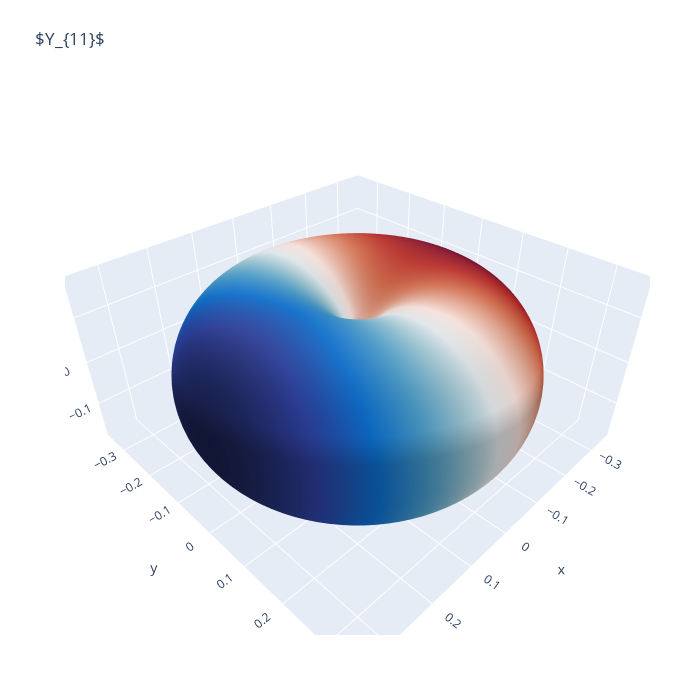

Notebook code cell kept with this figure:
### Code cell
m=1
l=1

thetas = np.linspace(0, np.pi, 100)
phis = np.linspace(0, 2*np.pi, 100)

Thetas, Phis = np.meshgrid(thetas, phis)

ylm = sph_harm(m, l, Phi, Theta)

fcolors = ylm.real
fmax, fmin = fcolors.max(), fcolors.min()
fcolors = (fcolors - fmin)/(fmax - fmin)

R = abs(ylm)
X = R * np.sin(Theta) * np.cos(Phi)
Y = R * np.sin(Theta) * np.sin(Phi)
Z = R * np.cos(Theta)


fig = go.Figure(
            data=[
                go.Surface(
                    x=X, y=Y, z=Z, 
                    surfacecolor=fcolors,
                    colorscale='balance', showscale=False, 
                    opacity=1.0, hoverinfo='none',
                )
            ]
)

fig.update_layout(title='$Y_{%d%d}$' % (l, m), autosize=False,
                    width=700, height=700,
                    margin=dict(l=65, r=50, b=65, t=90)
)

### Figure 1 — Plotly figure (JSON) as saved in the notebook; plotly's stock layout.template omitted (floating-point values rounded to 4 significant figures; data arrays with more than 128 entries replaced by an {"elided": "..."} marker saying what was removed)
{"data": [{"colorscale": [[0, "rgb(23, 28, 66)"], [0.09091, "rgb(41, 58, 143)"], [0.1818, "rgb(11, 102, 189)"], [0.2727, "rgb(69, 144, 185)"], [0.3636, "rgb(142, 181, 194)"], [0.4545, "rgb(210, 216, 219)"], [0.5455, "rgb(230, 210, 204)"], [0.6364, "rgb(213, 157, 137)"], [0.7273, "rgb(196, 101, 72)"], [0.8182, "rgb(172, 43, 36)"], [0.9091, "rgb(120, 14, 40)"], [1, "rgb(60, 9, 17)"]], "hoverinfo": "none", "opacity": 1, "showscale": false, "surfacecolor": {"elided": "100x100 float values"}, "type": "surface", "x": {"elided": "100x100 float values"}, "y": {"elided": "100x100 float values"}, "z": {"elided": "100x100 float values"}}], "layout": {"autosize": false, "height": 700, "margin": {"b": 65, "l": 65, "r": 50, "t": 90}, "title": {"text": "$Y_{11}$"}, "width": 700}}
